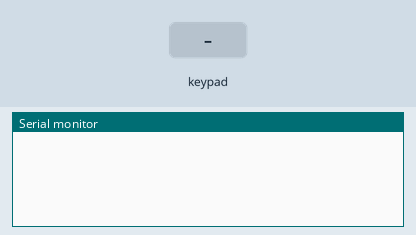
Recording of a sketch running on a simulated Arduino Mega 2560, built with avr-gcc and run on an emulated ATmega2560. On the bench: the last lines printed to the serial monitor. The test bench sets the inputs (shaded band).

Above: at 1.2 s.
1.3 s: key '1' pressed
At 2.1 s:
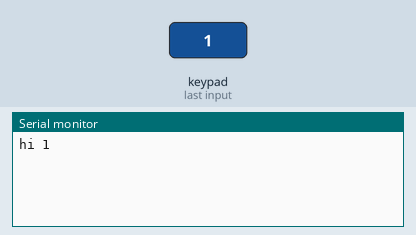
2.8 s: key '*' pressed
At 3.3 s:
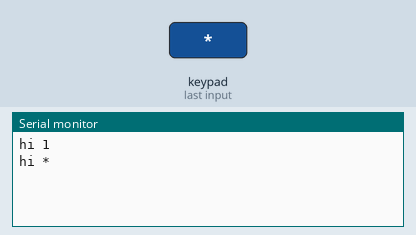
4.3 s: key '#' pressed
At 5.7 s:
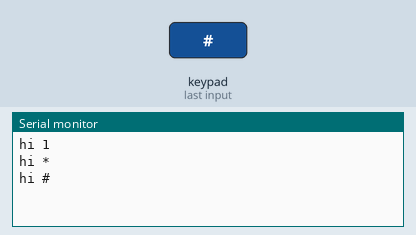

Measured:
- after the input at 1.3 s, the serial monitor: prints a new line at once (image 1)
- after the input at 2.8 s, the serial monitor: prints a new line at once (image 2)
- after the input at 4.3 s, the serial monitor: prints a new line at once (image 3)

The sketch:

keyboard.ino
```cpp
#include<Keypad.h>

byte rowPins[2]={29,31};//37,35,33,31,29
byte colPins[3]={33,35,37};

char keys[2][3]={
  {'1','2','3'},
  {'*','0','#'}
};

Keypad check=Keypad(makeKeymap(keys),rowPins,colPins,2,3);

void setup() {
  Serial.begin(9600);

}

void loop() {
  char key=check.getKey();

  if(key=='1'){
    Serial.println("hi 1");
    //first round
  }
  else if(key=='2'){
    Serial.println("hi 2");
    //second round
  }
  else if(key=='*'){
    Serial.println("hi *");
    //calibrate
  }
  else if(key=='#'){
    Serial.println("hi #");
    //go
  }


}
```
